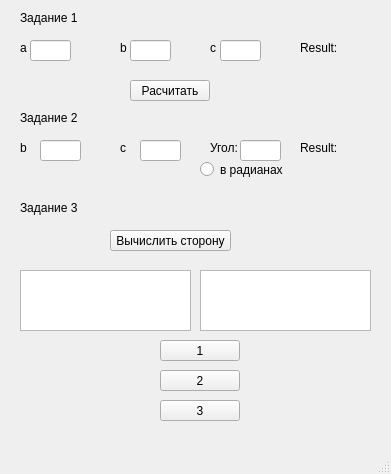
<?xml version="1.0" encoding="UTF-8"?>
<ui version="4.0">
 <class>MainWindow</class>
 <widget class="QMainWindow" name="MainWindow">
  <property name="geometry">
   <rect>
    <x>0</x>
    <y>0</y>
    <width>391</width>
    <height>474</height>
   </rect>
  </property>
  <property name="windowTitle">
   <string>MainWindow</string>
  </property>
  <widget class="QWidget" name="centralwidget">
   <widget class="QLabel" name="label">
    <property name="geometry">
     <rect>
      <x>20</x>
      <y>40</y>
      <width>16</width>
      <height>16</height>
     </rect>
    </property>
    <property name="text">
     <string>a</string>
    </property>
   </widget>
   <widget class="QLabel" name="label_2">
    <property name="geometry">
     <rect>
      <x>120</x>
      <y>40</y>
      <width>16</width>
      <height>16</height>
     </rect>
    </property>
    <property name="text">
     <string>b</string>
    </property>
   </widget>
   <widget class="QLabel" name="label_3">
    <property name="geometry">
     <rect>
      <x>210</x>
      <y>40</y>
      <width>16</width>
      <height>16</height>
     </rect>
    </property>
    <property name="text">
     <string>c</string>
    </property>
   </widget>
   <widget class="QLabel" name="label_4">
    <property name="geometry">
     <rect>
      <x>300</x>
      <y>40</y>
      <width>41</width>
      <height>16</height>
     </rect>
    </property>
    <property name="text">
     <string>Result:</string>
    </property>
   </widget>
   <widget class="QLineEdit" name="lineEdit">
    <property name="geometry">
     <rect>
      <x>30</x>
      <y>40</y>
      <width>41</width>
      <height>21</height>
     </rect>
    </property>
   </widget>
   <widget class="QLineEdit" name="lineEdit_2">
    <property name="geometry">
     <rect>
      <x>130</x>
      <y>40</y>
      <width>41</width>
      <height>21</height>
     </rect>
    </property>
   </widget>
   <widget class="QLineEdit" name="lineEdit_3">
    <property name="geometry">
     <rect>
      <x>220</x>
      <y>40</y>
      <width>41</width>
      <height>21</height>
     </rect>
    </property>
   </widget>
   <widget class="QLabel" name="label_5">
    <property name="geometry">
     <rect>
      <x>340</x>
      <y>40</y>
      <width>47</width>
      <height>13</height>
     </rect>
    </property>
    <property name="text">
     <string/>
    </property>
   </widget>
   <widget class="QPushButton" name="pushButton">
    <property name="geometry">
     <rect>
      <x>130</x>
      <y>80</y>
      <width>80</width>
      <height>21</height>
     </rect>
    </property>
    <property name="text">
     <string>Расчитать</string>
    </property>
   </widget>
   <widget class="QLabel" name="label_6">
    <property name="geometry">
     <rect>
      <x>300</x>
      <y>60</y>
      <width>111</width>
      <height>16</height>
     </rect>
    </property>
    <property name="text">
     <string/>
    </property>
   </widget>
   <widget class="QLineEdit" name="lineEdit_4">
    <property name="geometry">
     <rect>
      <x>40</x>
      <y>140</y>
      <width>41</width>
      <height>21</height>
     </rect>
    </property>
   </widget>
   <widget class="QLineEdit" name="lineEdit_5">
    <property name="geometry">
     <rect>
      <x>140</x>
      <y>140</y>
      <width>41</width>
      <height>21</height>
     </rect>
    </property>
   </widget>
   <widget class="QLabel" name="label_7">
    <property name="geometry">
     <rect>
      <x>20</x>
      <y>140</y>
      <width>16</width>
      <height>16</height>
     </rect>
    </property>
    <property name="text">
     <string>b</string>
    </property>
   </widget>
   <widget class="QLabel" name="label_8">
    <property name="geometry">
     <rect>
      <x>120</x>
      <y>140</y>
      <width>16</width>
      <height>16</height>
     </rect>
    </property>
    <property name="text">
     <string>c</string>
    </property>
   </widget>
   <widget class="QLabel" name="label_9">
    <property name="geometry">
     <rect>
      <x>210</x>
      <y>140</y>
      <width>31</width>
      <height>16</height>
     </rect>
    </property>
    <property name="text">
     <string>Угол:</string>
    </property>
   </widget>
   <widget class="QRadioButton" name="radioButton">
    <property name="enabled">
     <bool>true</bool>
    </property>
    <property name="geometry">
     <rect>
      <x>200</x>
      <y>160</y>
      <width>84</width>
      <height>19</height>
     </rect>
    </property>
    <property name="text">
     <string>в радианах</string>
    </property>
    <property name="checked">
     <bool>false</bool>
    </property>
   </widget>
   <widget class="QPushButton" name="pushButton_2">
    <property name="geometry">
     <rect>
      <x>110</x>
      <y>230</y>
      <width>121</width>
      <height>21</height>
     </rect>
    </property>
    <property name="text">
     <string>Вычислить сторону</string>
    </property>
   </widget>
   <widget class="QLabel" name="label_10">
    <property name="geometry">
     <rect>
      <x>300</x>
      <y>140</y>
      <width>41</width>
      <height>16</height>
     </rect>
    </property>
    <property name="text">
     <string>Result:</string>
    </property>
   </widget>
   <widget class="QLineEdit" name="lineEdit_6">
    <property name="geometry">
     <rect>
      <x>240</x>
      <y>140</y>
      <width>41</width>
      <height>21</height>
     </rect>
    </property>
   </widget>
   <widget class="QLabel" name="label_11">
    <property name="geometry">
     <rect>
      <x>340</x>
      <y>140</y>
      <width>47</width>
      <height>13</height>
     </rect>
    </property>
    <property name="text">
     <string/>
    </property>
   </widget>
   <widget class="QPlainTextEdit" name="plainTextEdit">
    <property name="geometry">
     <rect>
      <x>20</x>
      <y>270</y>
      <width>171</width>
      <height>61</height>
     </rect>
    </property>
   </widget>
   <widget class="QPlainTextEdit" name="plainTextEdit_2">
    <property name="geometry">
     <rect>
      <x>200</x>
      <y>270</y>
      <width>171</width>
      <height>61</height>
     </rect>
    </property>
   </widget>
   <widget class="QPushButton" name="pushButton_3">
    <property name="geometry">
     <rect>
      <x>160</x>
      <y>340</y>
      <width>80</width>
      <height>21</height>
     </rect>
    </property>
    <property name="text">
     <string>1</string>
    </property>
   </widget>
   <widget class="QPushButton" name="pushButton_4">
    <property name="geometry">
     <rect>
      <x>160</x>
      <y>370</y>
      <width>80</width>
      <height>21</height>
     </rect>
    </property>
    <property name="text">
     <string>2</string>
    </property>
   </widget>
   <widget class="QPushButton" name="pushButton_5">
    <property name="geometry">
     <rect>
      <x>160</x>
      <y>400</y>
      <width>80</width>
      <height>21</height>
     </rect>
    </property>
    <property name="text">
     <string>3</string>
    </property>
   </widget>
   <widget class="QLabel" name="label_12">
    <property name="geometry">
     <rect>
      <x>20</x>
      <y>10</y>
      <width>61</width>
      <height>16</height>
     </rect>
    </property>
    <property name="text">
     <string>Задание 1</string>
    </property>
   </widget>
   <widget class="QLabel" name="label_13">
    <property name="geometry">
     <rect>
      <x>20</x>
      <y>110</y>
      <width>61</width>
      <height>16</height>
     </rect>
    </property>
    <property name="text">
     <string>Задание 2</string>
    </property>
   </widget>
   <widget class="QLabel" name="label_14">
    <property name="geometry">
     <rect>
      <x>20</x>
      <y>200</y>
      <width>61</width>
      <height>16</height>
     </rect>
    </property>
    <property name="text">
     <string>Задание 3</string>
    </property>
   </widget>
  </widget>
  <widget class="QMenuBar" name="menubar">
   <property name="geometry">
    <rect>
     <x>0</x>
     <y>0</y>
     <width>391</width>
     <height>20</height>
    </rect>
   </property>
  </widget>
  <widget class="QStatusBar" name="statusbar"/>
 </widget>
 <resources/>
 <connections/>
</ui>
